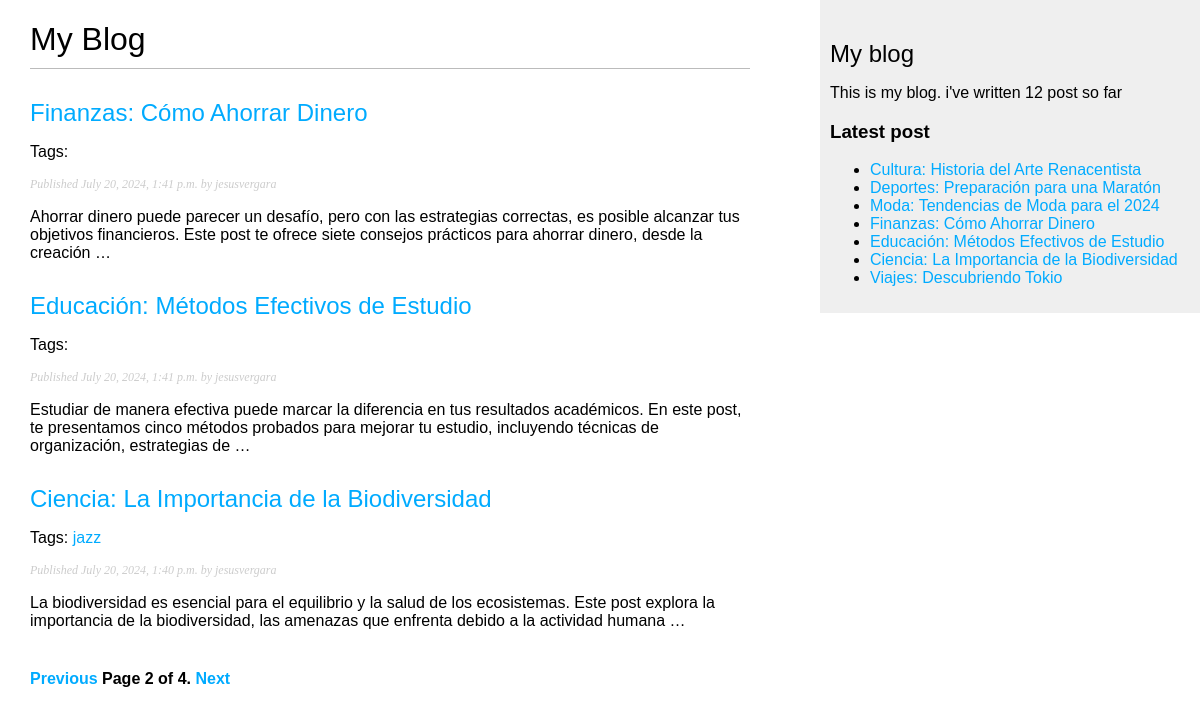
Screenshot of /blog/?page=2 with the database file from the repository.
### blog/models.py (models this page shows, shortened)
class Post(models.Model):
    class Status(models.TextChoices):
        DRAF = 'DF','Draft'
        PUBLISHED = 'PB', 'Published'
    title = models.CharField(max_length=250)
    slug = models.SlugField(max_length=250, unique_for_date='publish')
    author = models.ForeignKey(User,
                               on_delete=models.CASCADE,
                               related_name='blog_posts')
    body = models.TextField()
    publish = models.DateTimeField(default=timezone.now)
    created = models.DateTimeField(auto_now_add=True)
    updated = models.DateTimeField(auto_now=True)
    status = models.CharField(max_length=2,
                              choices=Status.choices,
                              default=Status.DRAF)
    tag = TaggableManager()
    objects = models.Manager() # The default manager.
    published = PublishedManager() # Our custom manager.
    class Meta:
        ordering = ['-publish']
        indexes = [
            models.Index(fields=['-publish']),
        ]
    def get_absolute_url(self):
        return reverse('blog:post_detail', args=[self.publish.year,
                                                 self.publish.month,
                                                 self.publish.day,
                                                 self.slug])

### blog/views.py (the view)
# urls.py: path('', views.post_list, name='post_list'),
def post_list(request, tag_slug=None):
    post_list = Post.published.all()
    tag=None
    if tag_slug:
        tag = get_object_or_404(Tag, slug=tag_slug)
        post_list = post_list.filter(tag__in=[tag])
    paginator = Paginator(post_list, 3)
    page_number = request.GET.get('page', 1)
    try:
        post = paginator.page(page_number)
    except EmptyPage:
        post = paginator.page(paginator.num_pages)
    except PageNotAnInteger:
        post = paginator.page(1)
    return render(request, 'blog/post/list.html', {'posts': post, 'tag': tag})

### blog/models.py (called while the page is built)
    def get_queryset(self):
        return super().get_queryset()\
            .filter(status=Post.Status.PUBLISHED)

### blog/templatetags/blog_tags.py (called while the page is built)
@register.simple_tag
def total_post():
    return Post.published.count()

@register.inclusion_tag('blog/post/latest_post.html')
def show_latest_post(count=5):
    latest_post = Post.published.order_by('-publish')[:count]
    return {'latest_post': latest_post}

@register.filter(name='markdown')
def markdown_format(text):
    return mark_safe(markdown.markdown(text))

### blog/templates/blog/post/list.html (shortened to what this page needs)
{% extends "blog/base.html" %}
{% load blog_tags %}
{% block content %}
<h1>My Blog</h1>
{% for post in posts %}
<h2>
    <a href="{{ post.get_absolute_url }}">
        {{ post.title }}
    </a>
</h2>
<p class="tags">Tags:
    {% for tag in post.tag.all %}
    <a href="{% url 'blog:post_list_by_tag' tag.slug %}">{{tag.name}}</a>
    {% endfor %}
</p>
<p class="date">
    Published {{ post.publish }} by {{ post.author }}
</p>
{{post.body|markdown|truncatewords_html:30}}
{% endfor %}
{% include "pagination.html" with page=posts %}
{% endblock %}

### blog/templates/blog/post/latest_post.html
<ul>
    {% for post in latest_post %}
    <li>
        <a href="{{ post.get_absolute_url }}">{{post.title}}</a>
    </li>
    {% endfor %}
</ul>

### blog/static/css/blog.css (style rules this page uses)
body { margin:0; padding:0; font-family:helvetica, sans-serif; }
a { color:#00abff; text-decoration:none; }
h1 { font-weight:normal; border-bottom:1px solid #bbb; padding:0 0 10px 0; }
h2 { font-weight:normal; margin:30px 0 0; }
p.date { color:#ccc; font-family: georgia, serif; font-size: 12px; font-style: italic; }

### rows the page displays
Post: title "Finanzas: Cómo Ahorrar Dinero", publish "July 20, 2024, 1:41 p.m.", author "jesusvergara", body "Ahorrar dinero puede parecer un desafío, pero con las estrategias correctas, es posible alcanzar tus objetivos financieros. Este post te ofrece siete consejos prácticos para ahorrar dinero, desde la creación …"
Post: title "Educación: Métodos Efectivos de Estudio", publish "July 20, 2024, 1:41 p.m.", author "jesusvergara", body "Estudiar de manera efectiva puede marcar la diferencia en tus resultados académicos. En este post, te presentamos cinco métodos probados para mejorar tu estudio, incluyendo técnicas de organización, estrategias de …"
Post: title "Ciencia: La Importancia de la Biodiversidad", publish "July 20, 2024, 1:40 p.m.", author "jesusvergara", body "La biodiversidad es esencial para el equilibrio y la salud de los ecosistemas. Este post explora la importancia de la biodiversidad, las amenazas que enfrenta debido a la actividad humana …"
Tag: name "jazz"
Post: title "Cultura: Historia del Arte Renacentista"
Post: title "Deportes: Preparación para una Maratón"
Post: title "Moda: Tendencias de Moda para el 2024"
Post: title "Viajes: Descubriendo Tokio"

### other values shown
{{ page.number }} "2"
{{ page.paginator.num_pages }} "4"
